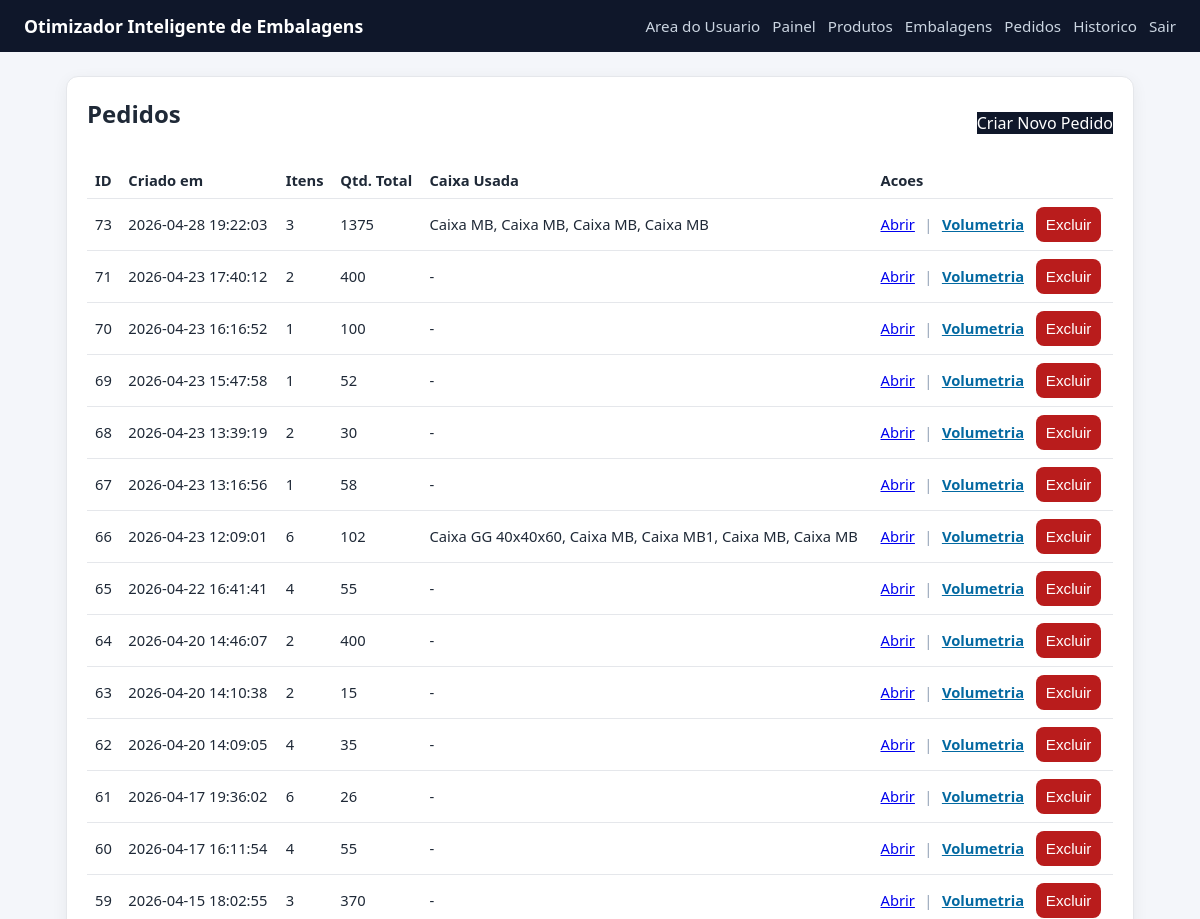
The page /orders (signed in, upper part) on the database as committed earlier.
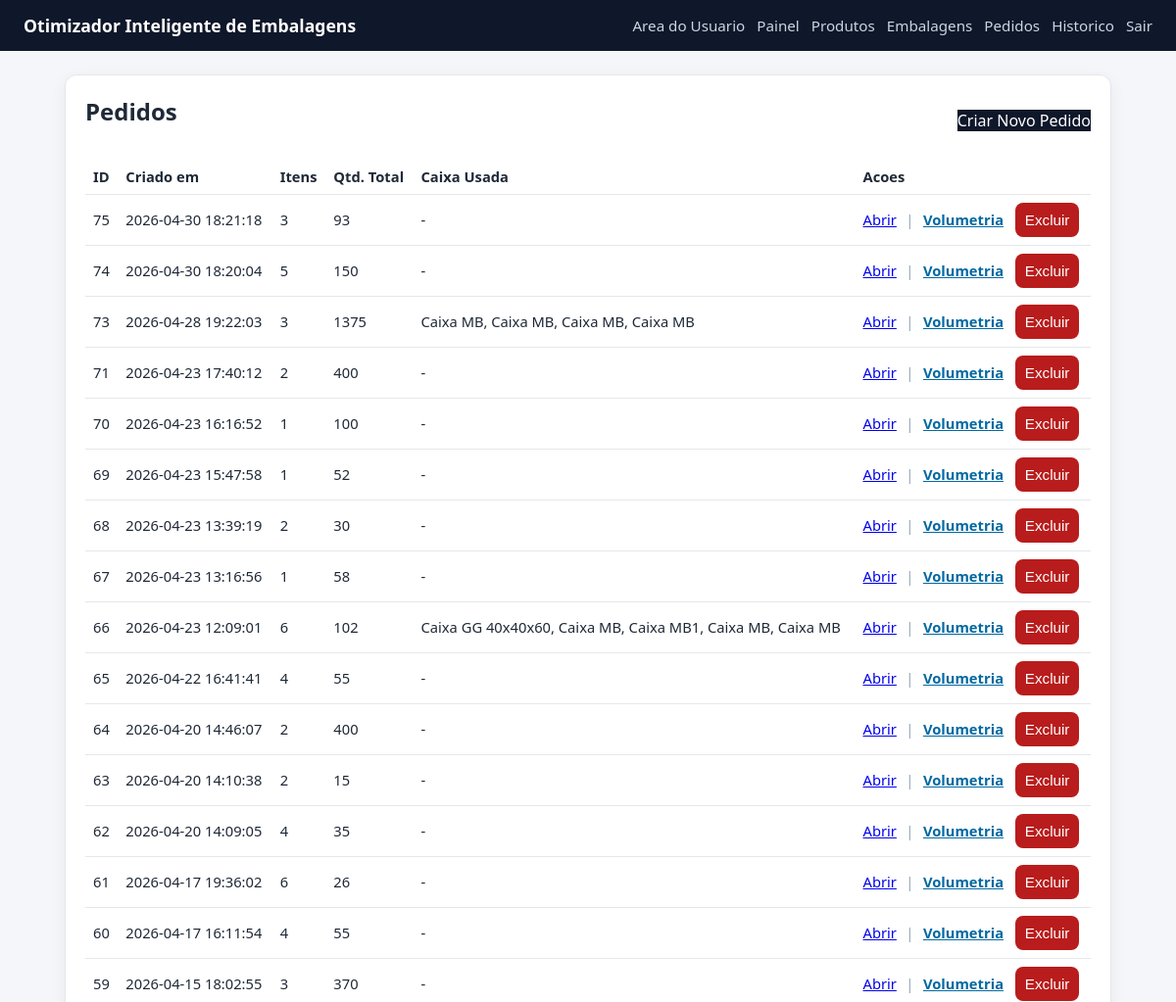
The same page on the database as committed later.
### tables this page shows
CREATE TABLE orders (
                id INTEGER PRIMARY KEY AUTOINCREMENT,
                created_at TEXT NOT NULL DEFAULT CURRENT_TIMESTAMP
            );

### app_volum.py (the view)
@app.route("/orders", methods=["GET"])
@admin_required
def orders():
    rows = list_orders(DB_PATH)
    return render_template("orders.html", orders=rows)

### app_volum.py (called while the page is built)
def admin_required(view_func):
    @wraps(view_func)
    def _wrapped(*args, **kwargs):
        if not session.get("is_admin"):
            next_url = request.path
            return redirect(url_for("admin_login", next=next_url))
        return view_func(*args, **kwargs)
    return _wrapped

### database.py (called while the page is built)
def get_connection(db_path):
    conn = sqlite3.connect(db_path)
    conn.row_factory = sqlite3.Row
    return conn

### templates/orders.html
{% extends 'base.html' %}
{% block content %}
<section class="card">
    <div class="row-between">
        <h2>Pedidos</h2>
        <a class="btn" href="{{ url_for('order_new') }}">Criar Novo Pedido</a>
    </div>
    <table>
        <thead>
            <tr><th>ID</th><th>Criado em</th><th>Itens</th><th>Qtd. Total</th><th>Caixa Usada</th><th>Acoes</th></tr>
        </thead>
        <tbody>
        {% for o in orders %}
            <tr>
                <td>{{ o['id'] }}</td>
                <td>{{ o['created_at'] }}</td>
                <td>{{ o['line_count'] }}</td>
                <td>{{ o['total_units'] }}</td>
                <td>{{ o['used_box_name'] or '-' }}</td>
                <td>
                    <a href="{{ url_for('order_detail', id=o['id']) }}">Abrir</a>
                    <span style="margin: 0 0.35rem; color:#94a3b8;">|</span>
                    <a href="{{ url_for('order_volumetry', order_id=o['id']) }}" style="color:#0369a1; font-weight:600;">Volumetria</a>
                    <form method="post" action="{{ url_for('order_delete', order_id=o['id']) }}" style="display:inline; margin-left: 0.5rem;" onsubmit="return confirm('Tem certeza que deseja excluir este pedido?');">
                        <button type="submit" style="background:#b91c1c;">Excluir</button>
                    </form>
                </td>
            </tr>
        {% else %}
            <tr><td colspan="6">Nenhum pedido cadastrado.</td></tr>
        {% endfor %}
        </tbody>
    </table>
</section>
{% endblock %}

### templates/base.html (shortened to what this page needs)
<!doctype html>
<html lang="pt-BR">
<head>
    <link rel="stylesheet" href="{{ url_for('static', filename='style.css') }}">
</head>
<body>
    <header class="topbar">
        <h1>Otimizador Inteligente de Embalagens</h1>
        <nav>
            <a href="{{ url_for('user_upload') }}">Area do Usuario</a>
            {% if session.get('is_admin') %}
                <a href="{{ url_for('admin_dashboard') }}">Painel</a>
                <a href="{{ url_for('products') }}">Produtos</a>
                <a href="{{ url_for('boxes') }}">Embalagens</a>
                <a href="{{ url_for('orders') }}">Pedidos</a>
                <a href="{{ url_for('history') }}">Historico</a>
                <a href="{{ url_for('admin_logout') }}">Sair</a>
            {% else %}
                <a href="{{ url_for('admin_login') }}">Acesso Admin</a>
            {% endif %}
        </nav>
    </header>
    <main class="container">
        {% block content %}{% endblock %}
    </main>
</body>
</html>

### static/style.css (style rules this page uses)
* { box-sizing: border-box; }
body { margin: 0; font-family: Segoe UI, Tahoma, sans-serif; background: #f4f6fa; color: #1f2937; }
.topbar { background: #0f172a; color: #fff; padding: 14px 24px; display: flex; justify-content: space-between; align-items: center; gap: 16px; flex-wrap: wrap; }
.topbar h1 { margin: 0; font-size: 1.1rem; }
.topbar nav { display: flex; gap: 12px; flex-wrap: wrap; }
.topbar nav a { color: #cbd5e1; text-decoration: none; font-size: 0.95rem; }
.container { max-width: 1100px; margin: 24px auto; padding: 0 16px; }
.card { background: #fff; border-radius: 12px; padding: 20px; border: 1px solid #e5e7eb; box-shadow: 0 4px 16px rgba(15, 23, 42, 0.06); margin-bottom: 18px; }
h2, h3 { margin-top: 0; }
input, select, button { padding: 9px 10px; border-radius: 8px; border: 1px solid #d1d5db; font-size: 0.95rem; }
button, .btn { background: #0f172a; color: #fff; border: 0; cursor: pointer; text-decoration: none; display: inline-block; }
table { width: 100%; border-collapse: collapse; margin-top: 12px; }
th, td { border-bottom: 1px solid #e5e7eb; text-align: left; padding: 8px; font-size: 0.92rem; }
.row-between { display: flex; justify-content: space-between; align-items: center; gap: 12px; flex-wrap: wrap; }

Rows that differ between the two databases and show on the page:
added orders: id "75", created_at "2026-04-30 18:21:18", line_count "3", total_units "93", o "-"
added orders: id "74", created_at "2026-04-30 18:20:04", line_count "5", total_units "150", o "-"
